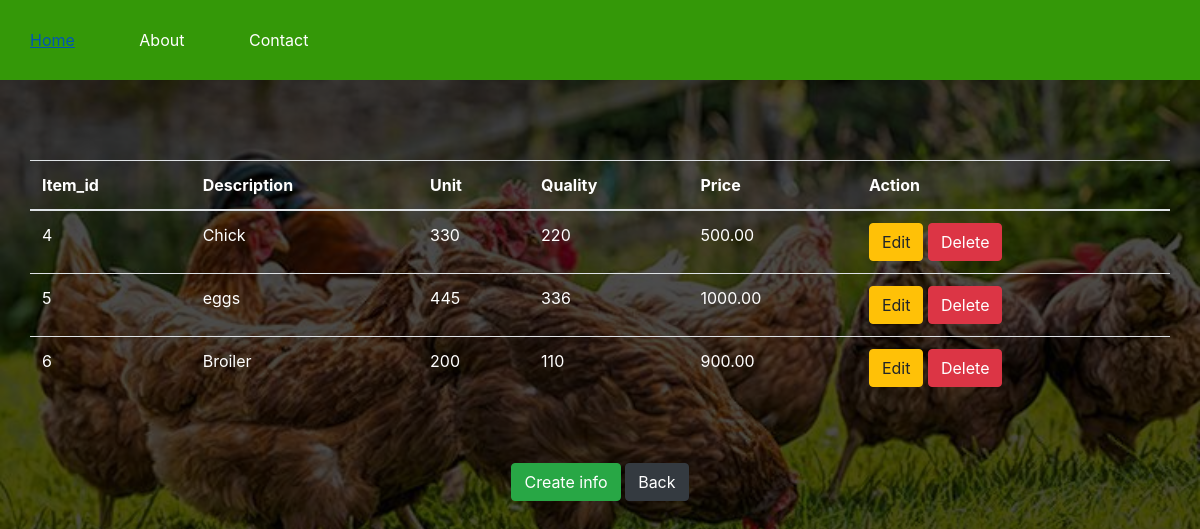
The app's page /itemcrud.php (signed in) with its own data.
### tables this page shows
CREATE TABLE `item` (
  `id` int(100) NOT NULL,
  `userid` int(100) DEFAULT NULL,
  `description` varchar(100) DEFAULT NULL,
  `unit` varchar(100) DEFAULT NULL,
  `quality` varchar(100) DEFAULT NULL,
  `price` decimal(10,2) DEFAULT NULL
);

### itemcrud.php (the view, shortened to what this page needs)
<!DOCTYPE html>
<html>
<head>
	<link rel="stylesheet" type="text/css"	href="Css1/side.css">
	<link rel="stylesheet" href="bootstrap/css/bootstrap.min.css">
</head>
<body>
<div id="main">
			<nav>
				<ul>
					<li><a href="index.php">Home</a></li>
					<li><a href="#">About</a></li>
					<li><a href="#">Contact</a></li>
				</ul>
	</div>
	<?php require_once 'process5.php';?>
	<div class="container">
	<?php
		$mysqli = new mysqli('localhost','root','','registration') or die(mysqli_error($mysqli));
		$username= $_SESSION["username"];
		$result=$mysqli->query("select id from users where username='$username'") or die($mysqli->error);
		if(@count($result)==1)
		{
			$row=$result->fetch_array();
			$userid=$row['id'];
		}
		$result = $mysqli->query("SELECT * FROM item where userid='$userid'") or die($mysqli->error);
		?>
		<div class="row justify-content-center">
		<br><br><br>
			<table class="table">
				<thead>
					<tr class="text-white">
						<th>Item_id</th>
						<th>Description</th>
						<th>Unit</th>
						<th>Quality</th>
						<th>Price</th>
						<th colspan="2">Action</th>
					</tr>
				</thead>
				<?php
					while($row=$result->fetch_assoc()):?>
						<tr class="text-white">
							<td><?php echo $row['id']?></td>
							<td><?php echo $row['description']?></td>
							<td><?php echo $row['unit']?></td>
							<td><?php echo $row['quality']?></td>
							<td><?php echo $row['price']?></td>
							<td>
								<a href="itemadd.php?edit=<?php echo $row['id'];?>"
									class="btn btn-warning">Edit</a>
								<a href="process5.php?delete=<?php echo $row['id'];?>"
									class="btn btn-danger">Delete</a>
							</td>
						</tr>
						<?php endwhile;?>
			</table>
		</div>
		<br><br>
		<center>
		<a href="itemadd.php"class="btn btn-success">Create info</a>
		<a href="index1.php"class="btn btn-dark">Back</a>
		</center>
</div>
</body>
</html>

### Css1/side.css (style rules this page uses)
* { margin:0px; padding:0px; }
body { font-size:120%; background:#F8F8FF; background-image:linear-gradient(rgba(0,0,0,0.7),rgba(0,0,0,0.7)), url("../Image chicken/b.jpg"); background-size:cover; }
#main { width:100%; height:20vh; }
nav { width:100%; height:80px; background-color:#349808; line-height:80px; }
nav ul { float:left; margin-right:30px; }
nav ul li { list-style-type: none; display:inline-block; transition:0.8s all; color:#fff }
nav ul li a { text-decoration:none; color:#fff; padding:30px; }
.btn { padding:10px; font-size:15px; color:white; background:#349808; border:none; border-radius:5px; }

### records on screen
item: id "4", description "Chick", unit "330", quality "220", price "500.00"
item: id "5", description "eggs", unit "445", quality "336", price "1000.00"
item: id "6", description "Broiler", unit "200", quality "110", price "900.00"
